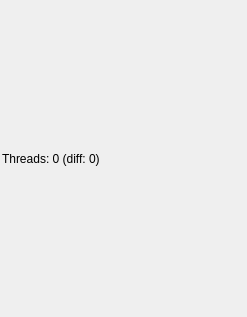
<?xml version="1.0" encoding="UTF-8"?>
<ui version="4.0">
 <class>ThreadsGraphWidget</class>
 <widget class="QWidget" name="ThreadsGraphWidget">
  <property name="geometry">
   <rect>
    <x>0</x>
    <y>0</y>
    <width>247</width>
    <height>317</height>
   </rect>
  </property>
  <property name="windowTitle">
   <string>Form</string>
  </property>
  <layout class="QVBoxLayout" name="verticalLayout">
   <property name="spacing">
    <number>2</number>
   </property>
   <property name="leftMargin">
    <number>2</number>
   </property>
   <property name="topMargin">
    <number>2</number>
   </property>
   <property name="rightMargin">
    <number>2</number>
   </property>
   <property name="bottomMargin">
    <number>2</number>
   </property>
   <item>
    <widget class="QLabel" name="labelCpu">
     <property name="maximumSize">
      <size>
       <width>16777215</width>
       <height>25</height>
      </size>
     </property>
     <property name="text">
      <string>Threads: 0 (diff: 0)</string>
     </property>
    </widget>
   </item>
   <item>
    <layout class="QVBoxLayout" name="verticalLayoutGraph"/>
   </item>
  </layout>
 </widget>
 <resources/>
 <connections/>
</ui>
